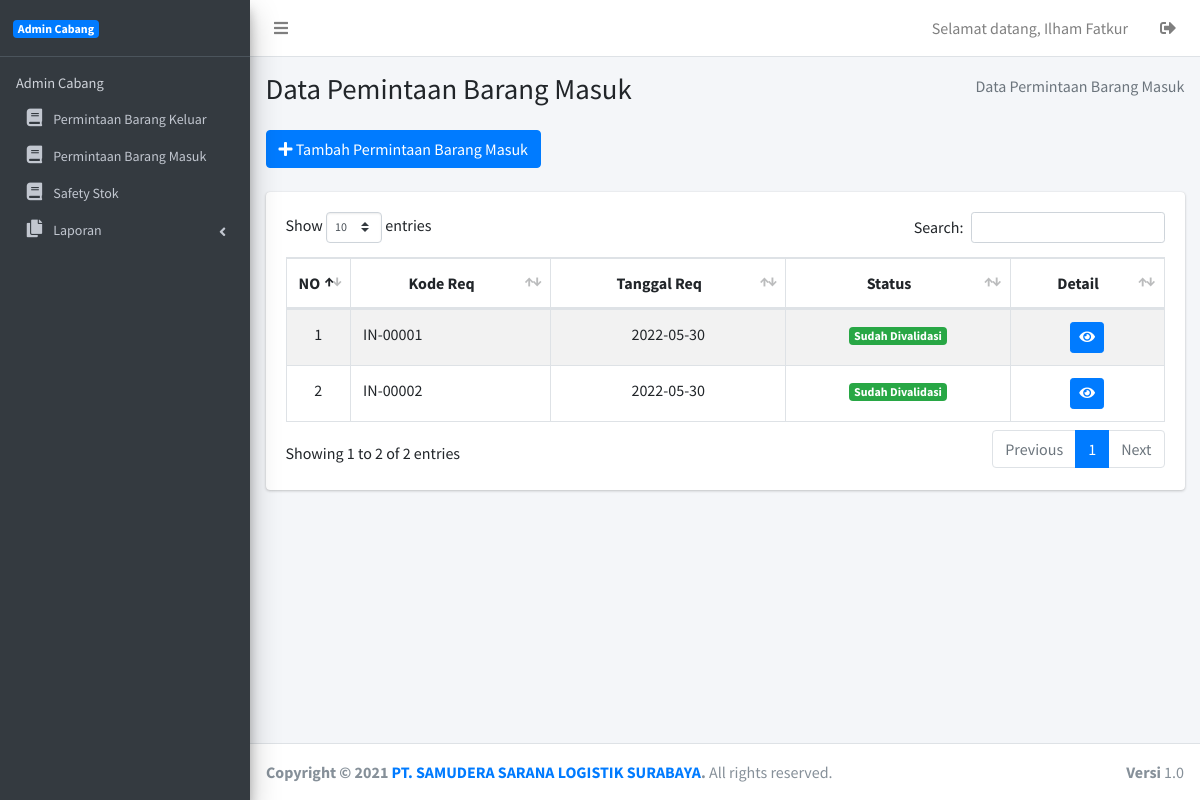
/halaman/menu-permintaan-brg-masuk.php (signed in), run on the app's committed database.
### tables this page shows
CREATE TABLE `permintaan_barang_in` (
  `id_permintaan_brg_in` int(11) NOT NULL,
  `kode_permintaan_brg_in` varchar(50) NOT NULL,
  `date_permintaan_brg_in` date NOT NULL,
  `id_user` int(11) NOT NULL,
  `status_permintaan_brg_in` int(11) NOT NULL
);

### halaman/menu-permintaan-brg-masuk.php (the view, shortened to what this page needs)
<!DOCTYPE html>
<html>
<?php
if ((!isset($_SESSION['appks'])) || ($_SESSION['appks'] != true)) {
    echo '<script>window.location="../";</script>';
} else {
    include 'template/head.php';
    $your_id = $_SESSION['id_user'];
?>
    <body class="hold-transition sidebar-mini layin-fixed">
        <div class="wrapper">
            <?php include 'template/navbar.php'; ?>
            <div class="content-wrapper">
                <section class="content-header">
                    <div class="container-fluid">
                        <div class="row mb-2">
                            <div class="col-sm-6">
                                <h1>Data Pemintaan Barang Masuk</h1>
                            </div>
                            <div class="col-sm-6">
                                <ol class="breadcrumb float-sm-right">
                                    <li class="breadcrumb-item active"> Data Permintaan Barang Masuk</li>
                                </ol>
                            </div>
                        </div>
                    </div>
                </section>
                <section class="content">
                    <div class="container-fluid">
                        <div class="row">
                            <div class="col-12 col-sm-12">
                                <a href="tambah-permintaan-brg-Masuk.php"><button type="button" class="btn btn-primary" name="button"><i class="fa fa-plus"></i> Tambah Permintaan Barang Masuk</button></a>
                                <br><br>
                                <div class="card">
                                    <div class="card-body">
                                        <table id="example1" class="table table-bordered table-striped">
                                            <thead>
                                                <tr>
                                                    <th width="5%">
                                                        <center>NO</center>
                                                    </th>
                                                    <th>
                                                        <center>Kode Req</center>
                                                    </th>
                                                    <th>
                                                        <center>Tanggal Req</center>
                                                    </th>
                                                    <th>
                                                        <center>Status</center>
                                                    </th>
                                                    <th>
                                                        <center>Detail</center>
                                                    </th>
                                                </tr>
                                            </thead>
                                            <tbody>
                                                <?php
                                                $sql = "SELECT *
                                                    FROM permintaan_barang_in
                                                    WHERE id_user = '$your_id'";
                                                $i = 1;
                                                $query = mysqli_query($conn, $sql);
                                                if (mysqli_num_rows($query) > 0) {
                                                    while ($row = mysqli_fetch_assoc($query)) {
                                                        if ($row['status_permintaan_brg_in'] == 0) {
                                                            $brg_sts_in = '<span class="right badge badge-warning">Belum Divalidasi</span>';
                                                        } else {
                                                            $brg_sts_in = '<span class="right badge badge-success">Sudah Divalidasi</span>';
                                                        }
                                                        echo '<tr>
                                                            <td align="center">' . $i++ . '</td>
                                                            <td align="">' . $row['kode_permintaan_brg_in'] . '</td>
                                                            <td align="center">' . $row['date_permintaan_brg_in'] . '</td>
                                                            <td align="center">' . $brg_sts_in . '</td>
                                                            <td align="center" style="">
                                                                <form class="" action="detail-permintaan-brg-in.php" method="GET">
                                                                <input type="text" name="detail" value="' . md5($row['kode_permintaan_brg_in']) . '" hidden>
                                                                <button class="btn btn-primary btn-sm" type="submit" name=""><i class="fa fa-eye"></i></button>
                                                                </form>
                                                            </td>
                                                            </tr>
                                                            ';
                                                    }
                                                } else {
                                                }
                                                ?>
                                            </tbody>
                                        </table>
                                    </div>
                                </div>
                            </div>
                        </div>
                    </div>
                </section>
            </div>
            <?php include 'template/footer.php';; ?>
        </div>
    </body>
<?php } ?>
</html>

### data on the page
permintaan_barang_in: kode_permintaan_brg_in "IN-00001", date_permintaan_brg_in "2022-05-30", status_permintaan_brg_in "Sudah Divalidasi"
permintaan_barang_in: kode_permintaan_brg_in "IN-00002", date_permintaan_brg_in "2022-05-30", status_permintaan_brg_in "Sudah Divalidasi"

### other printed values
$_SESSION['appks'] "Ilham Fatkur"
